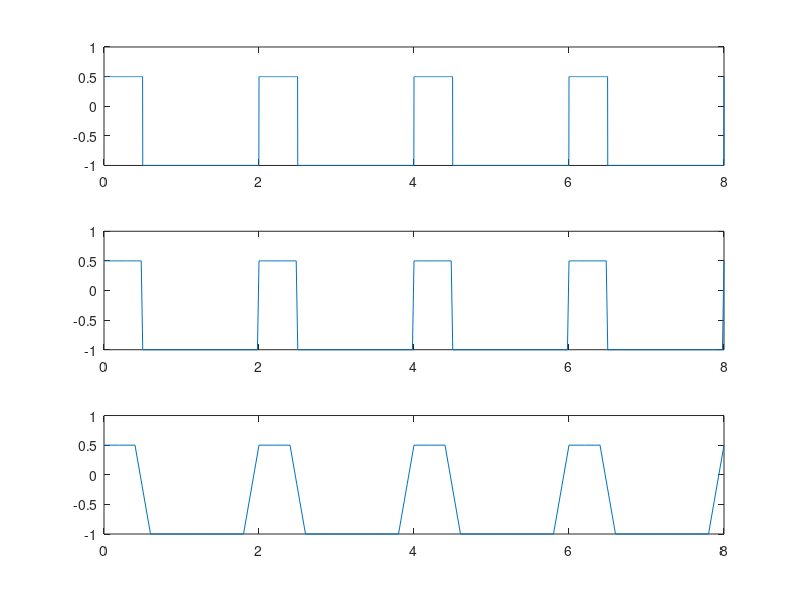

The MATLAB script that drew this image:
%reprezentare semnal dreptunghiular de perioada 2s, factor de umplere 25%
%si nivel minim -1 si nivel maxim 0.5, cu pasul 0.002
T=2
t = 0:0.002:8;
%generare semnal dreptunghiular
x2 = square(2*pi*t/T,25);
%nivel maxim 0.5 in loc de 1
for i = 1:1:length(x2)
   if x2(i) > 0
       x2(i) = x2(i)/2;
   end
end
subplot(3,1,1)
plot(t,x2)

%reprezentare semnal dreptunghiular de perioada 2s, factor de umplere 25%
%si nivel minim -1 si nivel maxim 0.5, cu pasul 0.02
T=2
t = 0:0.02:8;
%generare semnal dreptunghiular
x2 = square(2*pi*t/T,25);
%nivel maxim 0.5 in loc de 1
for i = 1:1:length(x2)
   if x2(i) > 0
       x2(i) = x2(i)/2;
   end
end
subplot(3,1,2)
plot(t,x2)

%reprezentare semnal dreptunghiular de perioada 2s, factor de umplere 25%
%si nivel minim -1 si nivel maxim 0.5, cu pasul 0.2
T=2
t = 0:0.2:8;
%generare semnal dreptunghiular
x2 = square(2*pi*t/T,25);
%nivel maxim 0.5 in loc de 1
for i = 1:1:length(x2)
   if x2(i) > 0
       x2(i) = x2(i)/2;
   end
end
subplot(3,1,3)
plot(t,x2)
